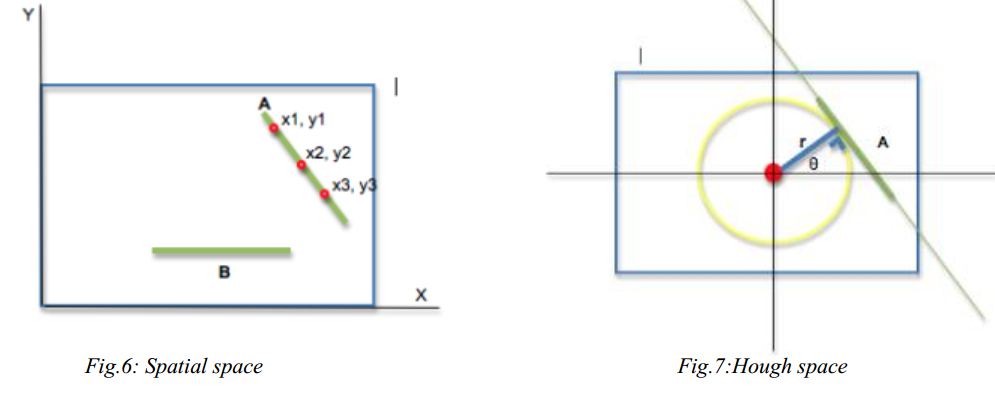
//> input picture imgs/Hough desciption.PNG, 995 x 407 px, given in place of in.png, which was not available
$ ./Polarized_Hough_Transform   (built with g++ and OpenCV 4)
//> lines starting //> are read from the running program, lines starting //| are printed output that depends on the picture; pictures that were not available may be replaced by others from this repository, and a replacement may not be noted
#include "opencv2/imgcodecs.hpp"
#include "opencv2/highgui.hpp"
#include "opencv2/imgproc.hpp"
#include "opencv2/core/core.hpp"

#include <string>
#include <map>
#include <iostream>
#include <math.h>

#define DEG2RAD 0.017453293f

using namespace cv;
using namespace std;


int main(int argc, char** argv)
{
	// Declare the output variables
	Mat dst, cdst, cdstP;
	Mat img_blur;
	//const char* default_file = "../../../data/sudoku.png";
	//const char* filename = argc >= 2 ? argv[1] : default_file;
	// Loads an image
	Mat src = imread("D:/su/document/1st semester/image processing/final assigment 2/in.png", CV_LOAD_IMAGE_COLOR); //open and read the image
//> src is the input picture: 407 rows x 995 cols, CV_8UC3; mean B, G, R 247.2, 247.5, 246.7

	if (src.empty()) //if unsuccessful, exit the program
	{
		cout << "image cannot be loaded..!!" << endl;
		return -1;
	}
	// Edge detection

	cv::blur(src, img_blur, cv::Size(5, 5));
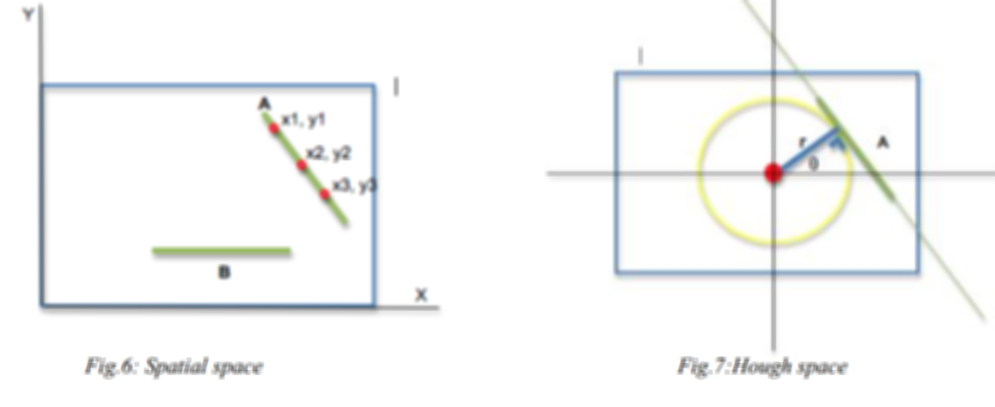
//> img_blur: 407 rows x 995 cols, CV_8UC3; mean B, G, R 247.2, 247.5, 246.7
	Canny(img_blur, dst, 100, 150, 3);
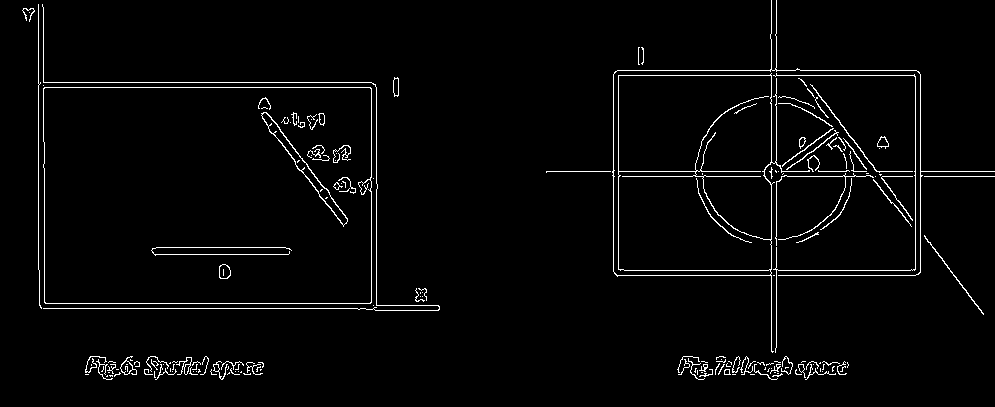
//> dst: 407 rows x 995 cols, CV_8UC1; 2.7% white in thin lines or dots
	// Copy edges to the images that will display the results in BGR
	//cvtColor(dst, cdst, COLOR_GRAY2BGR);

	int w = dst.cols;
//> w = 995
	int h = dst.rows;
//> h = 407

	int _img_w = w;
	int _img_h = h;

	//Create the accu
	double hough_h = ((sqrt(2.0) * (double)(h>w ? h : w)) / 2.0);
//> hough_h = 703.6
	int _accu_h = hough_h * 2.0; // -r -> +r
	int _accu_w = 180;
	unsigned int *_accu = (unsigned int*)calloc(_accu_h * _accu_w, sizeof(unsigned int));
	int window[7][7];
	int sum = 0;
	for (int r = 3; r < dst.rows - 3; r++)
	{
		for (int c = 3; c < dst.cols - 3; c++)
		{
			int pixel = dst.at<uchar>(r, c);
			if (pixel == 1)
			{
				for (int y = -3; y < 3; y++)
				{
					for (int x = -3; x < 3; x++)
					{
						window[y][x] = dst.at<uchar>(r + y, c + x);
					}
				}
			}
			//sobel mask for x - direction:
			//int gx = ((2 * grayimage.at<uchar>(i + 2, j + 1) + grayimage.at<uchar>(i + 2, j) + grayimage.at<uchar>(i + 2, j + 2)) - (2 * grayimage.at<uchar>(i, j + 1) + c(i, j) + grayimage.at<uchar>(i, j + 2)));
			//sobel mask for y - direction:
			//int gy = ((2 * grayimage.at<uchar>(i + 1, j + 2) + grayimage.at<uchar>(i, j + 2) + grayimage.at<uchar>(i + 2, j + 2)) - (2 * grayimage.at<uchar>(i + 1, j) + c(i, j) + grayimage.at<uchar>(i + 2, j)));

			//the gradient of the image
			//b(i, j) = abs(gx) + abs(gy);
			//b(i, j) = sqrt(gx. ^ 2 + gy. ^ 2);


		}

	}


	// [30 lines of commented-out code are left out]

	std::vector< std::pair< std::pair<int, int>, std::pair<int, int> > > lines;

	//if (_accu == 0)
	//	return lines;

	int threshold = 270;

	for (int r = 0; r<_accu_h; r++)
	{
		for (int t = 0; t<_accu_w; t++)
		{
			if ((int)_accu[(r*_accu_w) + t] >= threshold)
			{
				//Is this point a local maxima (9x9)
				int max = _accu[(r*_accu_w) + t];
				for (int ly = -4; ly <= 4; ly++)
				{
					for (int lx = -4; lx <= 4; lx++)
					{
						if ((ly + r >= 0 && ly + r<_accu_h) && (lx + t >= 0 && lx + t<_accu_w))
						{
							if ((int)_accu[((r + ly)*_accu_w) + (t + lx)] > max)
							{
								max = _accu[((r + ly)*_accu_w) + (t + lx)];
								ly = lx = 5;
							}
						}
					}
				}
				if (max >(int)_accu[(r*_accu_w) + t])
					continue;


				int x1, y1, x2, y2;
				x1 = y1 = x2 = y2 = 0;

				if (t >= 45 && t <= 135)
				{
					//y = (r - x cos(t)) / sin(t)
					x1 = 0;
					y1 = ((double)(r - (_accu_h / 2)) - ((x1 - (_img_w / 2)) * cos(t * DEG2RAD))) / sin(t * DEG2RAD) + (_img_h / 2);
					x2 = _img_w - 0;
					y2 = ((double)(r - (_accu_h / 2)) - ((x2 - (_img_w / 2)) * cos(t * DEG2RAD))) / sin(t * DEG2RAD) + (_img_h / 2);
				}
				else
				{
					//x = (r - y sin(t)) / cos(t);
					y1 = 0;
					x1 = ((double)(r - (_accu_h / 2)) - ((y1 - (_img_h / 2)) * sin(t * DEG2RAD))) / cos(t * DEG2RAD) + (_img_w / 2);
					y2 = _img_h - 0;
					x2 = ((double)(r - (_accu_h / 2)) - ((y2 - (_img_h / 2)) * sin(t * DEG2RAD))) / cos(t * DEG2RAD) + (_img_w / 2);
				}

				lines.push_back(std::pair< std::pair<int, int>, std::pair<int, int> >(std::pair<int, int>(x1, y1), std::pair<int, int>(x2, y2)));

			}
		}
	}

	if (threshold == 0)
		threshold = w>h ? w / 4 : h / 4;

	//threshold = 20;

	while (1)
	{

		Mat img_res = src.clone();

		//Search the accumulator
		//std::vector< std::pair< std::pair<int, int>, std::pair<int, int> > > lines = hough.GetLines(threshold);

		//Draw the results
		std::vector< std::pair< std::pair<int, int>, std::pair<int, int> > >::iterator it;
		for (it = lines.begin(); it != lines.end(); it++)
		{
			cv::line(img_res, cv::Point(it->first.first, it->first.second), cv::Point(it->second.first, it->second.second), cv::Scalar(0, 0, 255), 2, 8);
		}

		//Visualize all
		int aw, ah, maxa;
		aw = ah = maxa = 0;
		aw = _accu_w;
		ah = _accu_h;
//> ah = 1407
		//const unsigned int* accu = hough.GetAccu(&aw, &ah);
		const unsigned int* accu = _accu;

		for (int p = 0; p<(ah*aw); p++)
		{
			if ((int)accu[p] > maxa)
				maxa = accu[p];
		}
//> after the loop, maxa = 0
		double contrast = 1.0;
		double coef = 255.0 / (double)maxa * contrast;
//> coef = inf

		Mat img_accu(ah, aw, CV_8UC3);

		for (int p = 0; p<(ah*aw); p++)
		{
			unsigned char c = (double)accu[p] * coef < 255.0 ? (double)accu[p] * coef : 255.0;
			img_accu.data[(p * 3) + 0] = 255;
			img_accu.data[(p * 3) + 1] = 255 - c;
			img_accu.data[(p * 3) + 2] = 255 - c;
		}
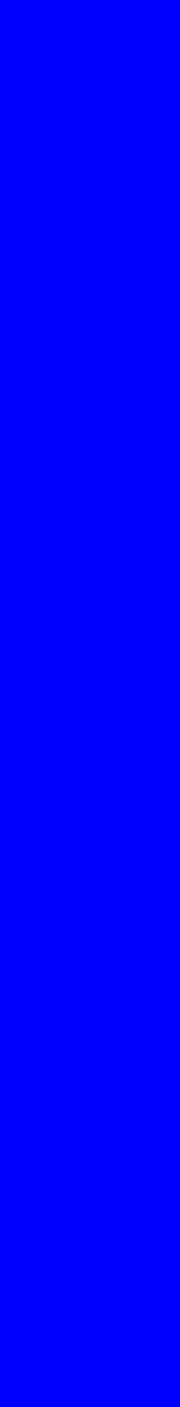
//> img_accu: 1407 rows x 180 cols, CV_8UC3; mean B, G, R 255, 0, 0


		//create windows
		namedWindow("original image", WINDOW_NORMAL);
		namedWindow("new image", CV_WINDOW_NORMAL);
		namedWindow("new image 1", CV_WINDOW_NORMAL);
		//cvMoveWindow("new image", 1350, 10);

		//show the image
		imshow("original image", src);
		imshow("new image", dst);
		imshow("new image 1", img_res);

		// Wait and Exit
		//waitKey();
		//return 0;

		char c = cv::waitKey(360000);
//> the Esc key is pressed
		if (c == '+')
			threshold += 5;
		if (c == '-')
			threshold -= 5;
		if (c == 27)
			break;
	}


}
